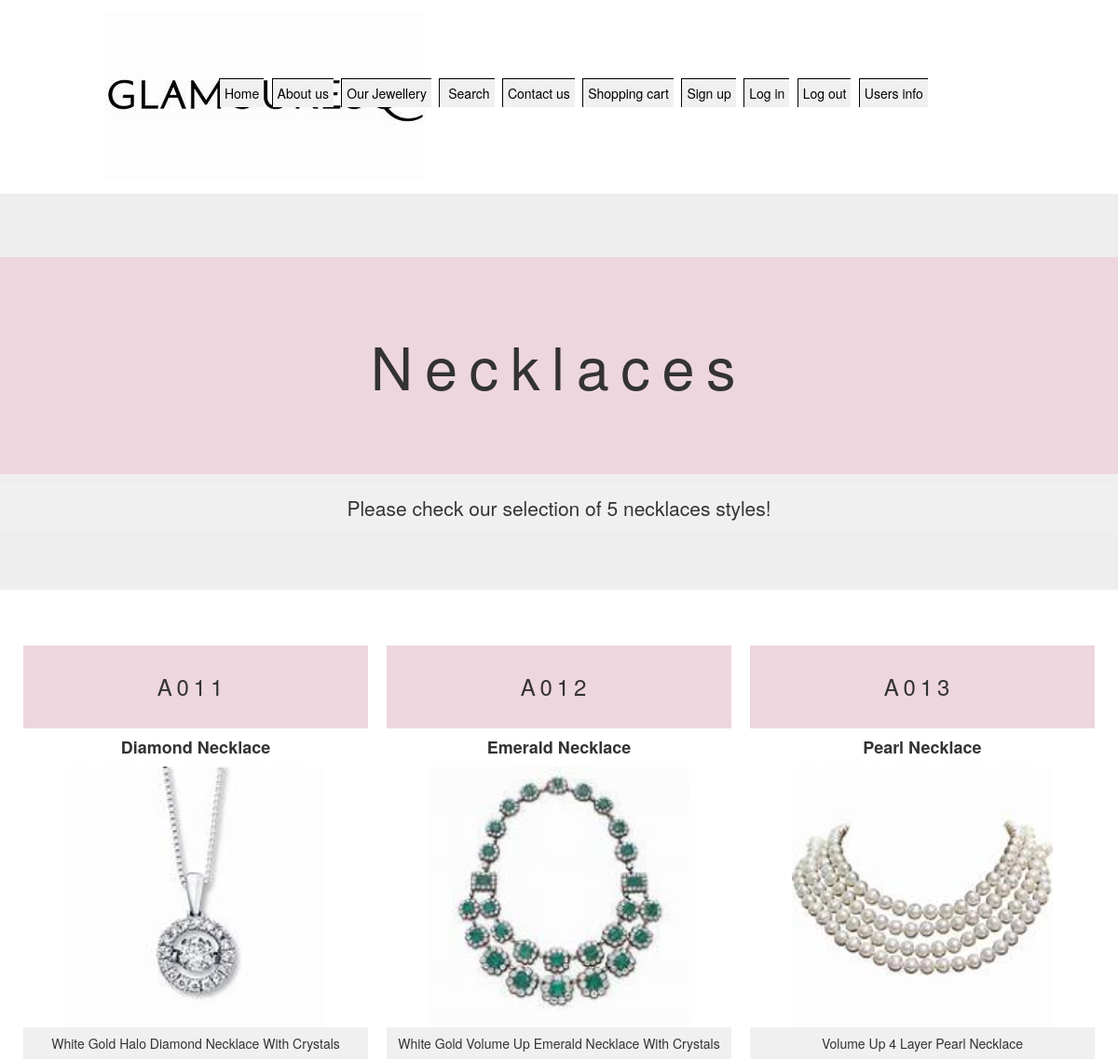
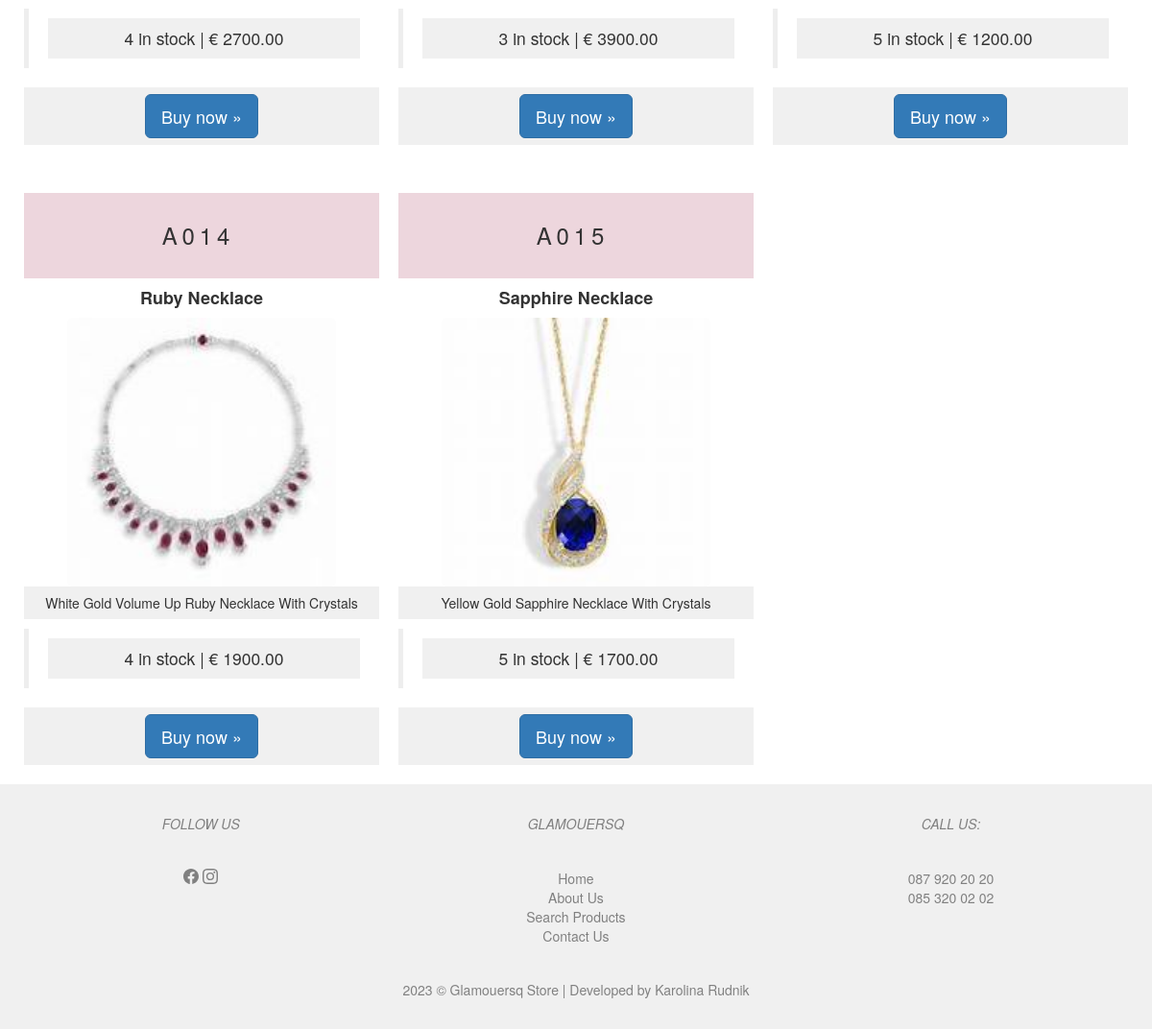
/necklaces.php, run on the app's committed database (2 pictures, top to bottom).
### tables this page shows
CREATE TABLE `products` (
  `itemCode` varchar(10) NOT NULL,
  `itemName` varchar(25) NOT NULL,
  `description` varchar(255) NOT NULL,
  `category` enum('RINGS','BRACELETS','NECKLACES','EARRINGS') NOT NULL,
  `qtyOnHand` int(11) NOT NULL DEFAULT 0,
  `price` decimal(10,2) UNSIGNED NOT NULL DEFAULT 0.00,
  `photo` varchar(50) NOT NULL
);

### public/lib/functions.php (called while the page is built, shortened)
<?php
function get_products_necklaces(){
    $config = require 'config.php';
    $pdo = new PDO(
        $config['database_dsn'],
        $config['database_user'],
        $config['database_pass']
    );
    $result = $pdo->query('SELECT * FROM products WHERE category=3');
    $products = $result->fetchAll();
    return $products;
}

### public/necklaces.php (the view, shortened to what this page needs)
<?php require_once '../templates/header.php';
require 'lib/functions.php';
$products = get_products_necklaces();
$productsCount = count($products);
?>
    <head>
        <link rel="stylesheet" href="https://maxcdn.bootstrapcdn.com/bootstrap/3.4.1/css/bootstrap.min.css">
    </head>
    <div class="jumbotron text-center">
        <h1>Necklaces</h1>
        <p>Please check our selection of <?php echo $productsCount ?> necklaces styles!</p>
    </div>
    <div class="container text-center">
        <div class="row">
            <?php  foreach ($products as $row) {?>
                <div class="col-sm-4">
                    <h3><?php echo $row['itemCode']; ?></h3>
                    <h4><b><?php echo $row['itemName'];?></b></h4>
                    <img src="/sites/GlamouresqOnlineStore/public/img/<?php echo $row['photo']; ?>" class="img-rounded" height="280" width="280">
                    <p><?php echo $row['description']; ?></p>
                    <blockquote class="details">
                        <p>
                            <?php
                            if (!array_key_exists('qtyOnHand', $row) || $row['qtyOnHand'] == '') {
                                echo 'Unknown';
                            } elseif ($row['qtyOnHand'] == 'hidden') {
                                echo '(contact us for details)';
                            } else {
                                echo $row['qtyOnHand'];echo " in stock |";
                            }
                            ?>
                            &euro; <?php echo $row['price']; ?>
                        </p>
                    </blockquote>
                    <p><a class="btn btn-primary btn-lg">Buy now &raquo;</a></p>
                </div>
            <?php } ?>
        </div>
    </div>
<?php require_once '../templates/footer.php';?>

### public/css/root.css (style rules this page uses)
html { box-sizing:border-box; }
* { box-sizing:border-box; box-sizing:inherit; }

### public/css/basic.css (style rules this page uses)
h1 { background-color: #edd6dd; color:black; text-align: center; padding: 1.3em; clear:both; letter-spacing: .2em; margin: 0; }
h3 { background-color: #edd6dd; color:black; text-align: center; padding: 1.3em; clear:both; text-transform:uppercase; letter-spacing: .2em; padding-left: 1em; margin: 0; }
p { background-color:#f0f0f0; padding: 0.5em; margin: 0; }

### public/necklaces.php (style rules this page uses)
.col-sm-4 { padding: 10px; }

### templates/footer.php (style rules this page uses)
* { box-sizing: border-box; }

### data on the page
products: itemCode "A011", itemName "Diamond Necklace", photo (picture), description "White Gold Halo Diamond Necklace With Crystals", qtyOnHand "4", price "2700.00"
products: itemCode "A012", itemName "Emerald Necklace", photo (picture), description "White Gold Volume Up Emerald Necklace With Crystals", qtyOnHand "3", price "3900.00"
products: itemCode "A013", itemName "Pearl Necklace", photo (picture), description "Volume Up 4 Layer Pearl Necklace", qtyOnHand "5", price "1200.00"
products: itemCode "A014", itemName "Ruby Necklace", photo (picture), description "White Gold Volume Up Ruby Necklace With Crystals", qtyOnHand "4", price "1900.00"
products: itemCode "A015", itemName "Sapphire Necklace", photo (picture), description "Yellow Gold Sapphire Necklace With Crystals", qtyOnHand "5", price "1700.00"

### other printed values
$productsCount "5"
